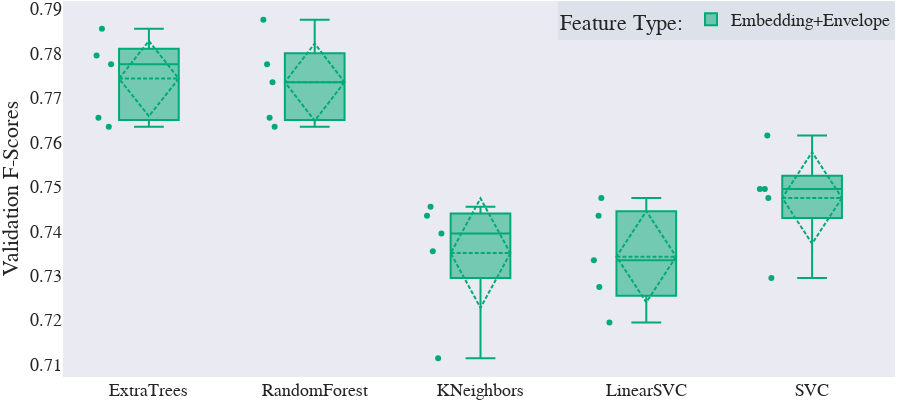

The notebook cell this image was saved under:
### Code cell
comparison_csv_file="csvs/r2_mme1x3_comparisons.csv"
df=pd.read_csv(comparison_csv_file)
fig = px.box(df, x="model", y="y", color="feat_type",
             color_discrete_sequence=["#00AA77","#3388BB"],
             title="Box plot of total bill",
            )
fig.update_layout(
#     showlegend=False,
    
    autosize=False,title=None, 
    template="seaborn",
    width=900,height=400,
    font_family="Times New Roman",
    font_size=18,
    title_font_family="Times New Roman",
    title_font_size=30,
    boxmode='group',
    margin=dict(l=0, t=1,r=5, b=3),       
    boxgap=0.4,boxgroupgap=0.4,
        legend_title_text="Feature Type:",
                  legend=dict(
                      bgcolor='rgba(110,150,160,0.1)',
                  orientation="h",
                yanchor="top",
                y=1,
                xanchor="right",x=1)
    )
fig.update_traces(
        boxmean="sd", # represent mean. (sd shows standarddev)
        boxpoints='all', 
)
fig.update_xaxes(showgrid=False,zeroline=False,ticks='',title=None)
fig.update_yaxes(showgrid=False,zeroline=False,title="Validation F-Scores")

fig.show()
# df.to_csv("comparison_csv_file")
with open("../plots/r2_comparisons_mme.pdf", "wb") as f:
    f.write(scope.transform(fig, format="pdf", width=900,height=400,))

### Figure 1 — Plotly figure (JSON) as saved in the notebook; plotly's stock layout.template omitted (floating-point values rounded to 4 significant figures)
{"data": [{"alignmentgroup": "True", "boxmean": "sd", "boxpoints": "all", "hovertemplate": "feat_type=Embedding+Envelope<br>model=%{x}<br>y=%{y}<extra></extra>", "legendgroup": "Embedding+Envelope", "marker": {"color": "#00AA77"}, "name": "Embedding+Envelope", "notched": false, "offsetgroup": "Embedding+Envelope", "orientation": "v", "showlegend": true, "type": "box", "x": ["ExtraTrees", "ExtraTrees", "ExtraTrees", "ExtraTrees", "ExtraTrees", "RandomForest", "RandomForest", "RandomForest", "RandomForest", "RandomForest", "KNeighbors", "KNeighbors", "KNeighbors", "KNeighbors", "KNeighbors", "LinearSVC", "LinearSVC", "LinearSVC", "LinearSVC", "LinearSVC", "SVC", "SVC", "SVC", "SVC", "SVC"], "x0": " ", "xaxis": "x", "y": [0.7796, 0.7635, 0.7856, 0.7655, 0.7776, 0.7735, 0.7635, 0.7776, 0.7655, 0.7876, 0.7395, 0.7114, 0.7435, 0.7355, 0.7455, 0.7194, 0.7275, 0.7435, 0.7475, 0.7335, 0.7475, 0.7495, 0.7615, 0.7295, 0.7495], "y0": " ", "yaxis": "y"}], "layout": {"autosize": false, "boxgap": 0.4, "boxgroupgap": 0.4, "boxmode": "group", "font": {"family": "Times New Roman", "size": 18}, "height": 400, "legend": {"bgcolor": "rgba(110,150,160,0.1)", "orientation": "h", "title": {"text": "Feature Type:"}, "tracegroupgap": 0, "x": 1, "xanchor": "right", "y": 1, "yanchor": "top"}, "margin": {"b": 3, "l": 0, "r": 5, "t": 1}, "title": {"font": {"family": "Times New Roman", "size": 30}}, "width": 900, "xaxis": {"anchor": "y", "autorange": true, "domain": [0, 1], "range": [-0.5182, 4.5], "showgrid": false, "ticks": "", "title": {}, "type": "category", "zeroline": false}, "yaxis": {"anchor": "x", "autorange": true, "domain": [0, 1], "range": [0.7072, 0.7918], "showgrid": false, "title": {"text": "Validation F-Scores"}, "type": "linear", "zeroline": false}}}
